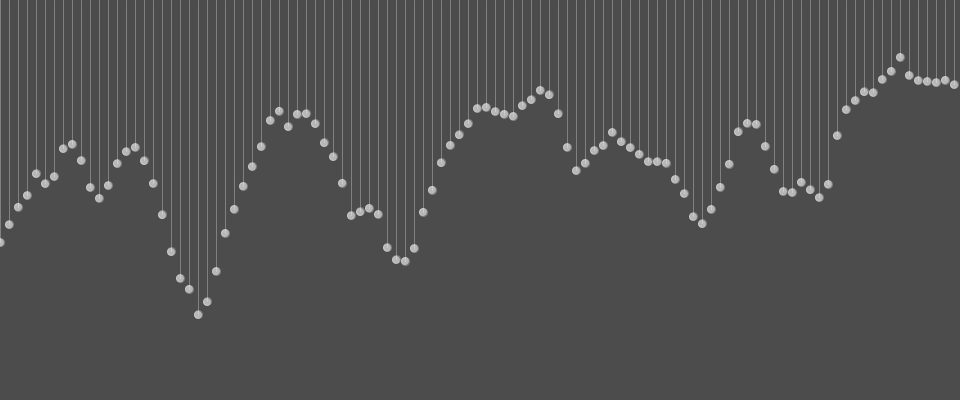
Frame 1 (no input)
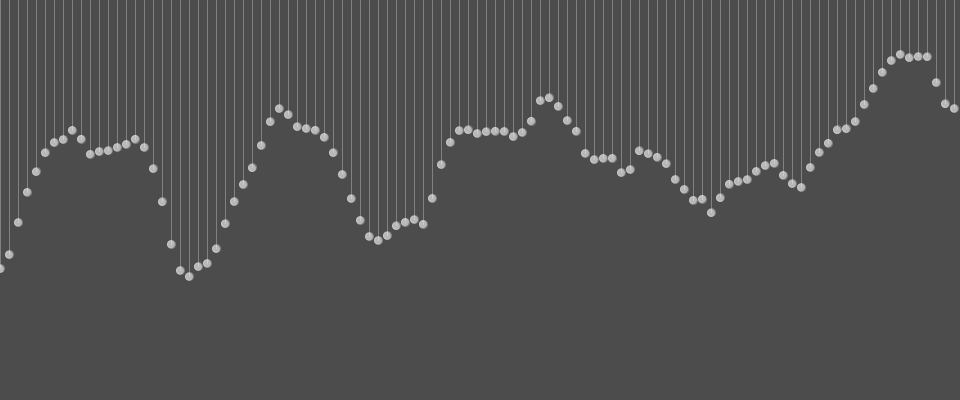
Frame 60 (the mouse pressed at the canvas centre just before this capture)
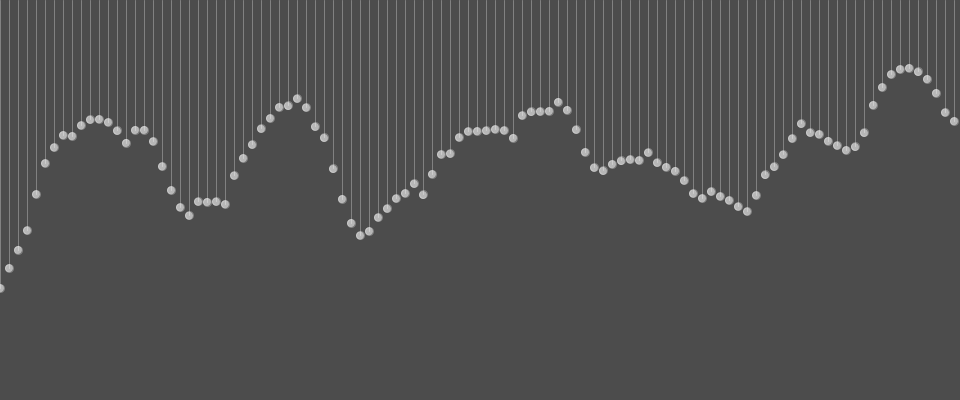
Frame 120 (the mouse held since frame 60 and released just before this capture)

The Processing sketch that drew these frames (run headless with seeded random() and noise(); from frame 60 on, the mouse is pressed at the canvas centre):

// Processing sketch: processing_66242
// ── processing_66242.pde

void setup(){
    size(960, 400);
    colorMode(RGB, 1);
    smooth();
}

void draw(){
    background(.3);
    float x = 0;
    for (int i = 0; i<width; i+=9){
        stroke(1,.3);
        line(i, 0, i, noise(i*0.01f, frameCount*0.003f)*height);
        fill(1,.6);
        ellipse(i, noise(i*0.01f, frameCount*0.003f)*height, 8, 8);
    }
}
